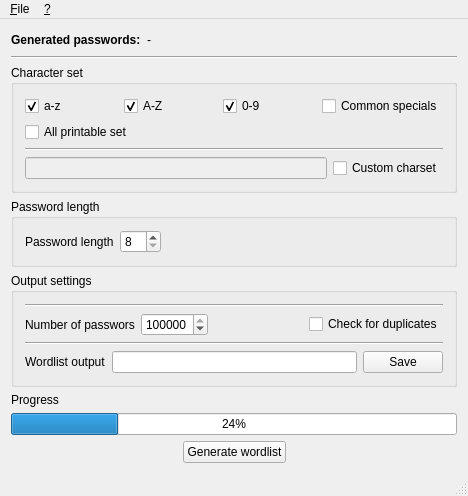
<?xml version="1.0" encoding="UTF-8"?>
<ui version="4.0">
 <class>MainWindow</class>
 <widget class="QMainWindow" name="MainWindow">
  <property name="geometry">
   <rect>
    <x>0</x>
    <y>0</y>
    <width>468</width>
    <height>482</height>
   </rect>
  </property>
  <property name="windowTitle">
   <string>Random Wordlist Generator</string>
  </property>
  <property name="windowIcon">
   <iconset resource="../res.qrc">
    <normaloff>:/images/res/icon.png</normaloff>:/images/res/icon.png</iconset>
  </property>
  <widget class="QWidget" name="centralWidget">
   <layout class="QVBoxLayout" name="verticalLayout_4">
    <item>
     <layout class="QHBoxLayout" name="horizontalLayout_3">
      <item>
       <widget class="QLabel" name="label_3">
        <property name="text">
         <string>&lt;html&gt;&lt;head/&gt;&lt;body&gt;&lt;p&gt;&lt;span style=&quot; font-weight:600;&quot;&gt;Generated passwords:&lt;/span&gt;&lt;/p&gt;&lt;/body&gt;&lt;/html&gt;</string>
        </property>
       </widget>
      </item>
      <item>
       <widget class="QLabel" name="label_Npass">
        <property name="text">
         <string>-</string>
        </property>
       </widget>
      </item>
      <item>
       <spacer name="horizontalSpacer_5">
        <property name="orientation">
         <enum>Qt::Horizontal</enum>
        </property>
        <property name="sizeHint" stdset="0">
         <size>
          <width>40</width>
          <height>20</height>
         </size>
        </property>
       </spacer>
      </item>
     </layout>
    </item>
    <item>
     <widget class="Line" name="line">
      <property name="orientation">
       <enum>Qt::Horizontal</enum>
      </property>
     </widget>
    </item>
    <item>
     <widget class="QGroupBox" name="groupBox">
      <property name="title">
       <string>Character set</string>
      </property>
      <layout class="QVBoxLayout" name="verticalLayout">
       <item>
        <layout class="QHBoxLayout" name="horizontalLayout">
         <item>
          <widget class="QCheckBox" name="checkaz">
           <property name="toolTip">
            <string>Caracters from a to z</string>
           </property>
           <property name="text">
            <string>a-z</string>
           </property>
           <property name="checked">
            <bool>true</bool>
           </property>
          </widget>
         </item>
         <item>
          <widget class="QCheckBox" name="checkAZ">
           <property name="toolTip">
            <string>Caracters from A to Z</string>
           </property>
           <property name="text">
            <string>A-Z</string>
           </property>
           <property name="checked">
            <bool>true</bool>
           </property>
          </widget>
         </item>
         <item>
          <widget class="QCheckBox" name="check09">
           <property name="toolTip">
            <string>Caracters from 0 to 9</string>
           </property>
           <property name="text">
            <string>0-9</string>
           </property>
           <property name="checked">
            <bool>true</bool>
           </property>
          </widget>
         </item>
         <item>
          <widget class="QCheckBox" name="checkCommon">
           <property name="toolTip">
            <string>' -_@?!'</string>
           </property>
           <property name="text">
            <string>Common specials</string>
           </property>
          </widget>
         </item>
        </layout>
       </item>
       <item>
        <widget class="QCheckBox" name="checkAll">
         <property name="toolTip">
          <string>All printable characters</string>
         </property>
         <property name="text">
          <string>All printable set</string>
         </property>
        </widget>
       </item>
       <item>
        <widget class="Line" name="line_4">
         <property name="orientation">
          <enum>Qt::Horizontal</enum>
         </property>
        </widget>
       </item>
       <item>
        <layout class="QHBoxLayout" name="horizontalLayout_6">
         <item>
          <widget class="QLineEdit" name="lineCustomSet">
           <property name="enabled">
            <bool>false</bool>
           </property>
          </widget>
         </item>
         <item>
          <widget class="QCheckBox" name="checkCustomChar">
           <property name="toolTip">
            <string>Custom characters</string>
           </property>
           <property name="text">
            <string>Custom charset</string>
           </property>
          </widget>
         </item>
        </layout>
       </item>
      </layout>
     </widget>
    </item>
    <item>
     <widget class="QGroupBox" name="groupBox_2">
      <property name="title">
       <string>Password length</string>
      </property>
      <layout class="QVBoxLayout" name="verticalLayout_2">
       <item>
        <layout class="QHBoxLayout" name="horizontalLayout_2">
         <item>
          <widget class="QLabel" name="label">
           <property name="text">
            <string>Password length</string>
           </property>
          </widget>
         </item>
         <item>
          <widget class="QSpinBox" name="spinMin">
           <property name="minimum">
            <number>8</number>
           </property>
           <property name="maximum">
            <number>64</number>
           </property>
          </widget>
         </item>
         <item>
          <spacer name="horizontalSpacer">
           <property name="orientation">
            <enum>Qt::Horizontal</enum>
           </property>
           <property name="sizeHint" stdset="0">
            <size>
             <width>40</width>
             <height>20</height>
            </size>
           </property>
          </spacer>
         </item>
        </layout>
       </item>
      </layout>
     </widget>
    </item>
    <item>
     <widget class="QGroupBox" name="groupBox_3">
      <property name="title">
       <string>Output settings</string>
      </property>
      <layout class="QVBoxLayout" name="verticalLayout_3">
       <item>
        <widget class="Line" name="line_2">
         <property name="orientation">
          <enum>Qt::Horizontal</enum>
         </property>
        </widget>
       </item>
       <item>
        <layout class="QHBoxLayout" name="horizontalLayout_4">
         <item>
          <widget class="QLabel" name="label_5">
           <property name="text">
            <string>Number of passwors</string>
           </property>
          </widget>
         </item>
         <item>
          <widget class="QSpinBox" name="spinNumber">
           <property name="minimum">
            <number>1</number>
           </property>
           <property name="maximum">
            <number>999999999</number>
           </property>
           <property name="singleStep">
            <number>10</number>
           </property>
           <property name="value">
            <number>100000</number>
           </property>
          </widget>
         </item>
         <item>
          <spacer name="horizontalSpacer_2">
           <property name="orientation">
            <enum>Qt::Horizontal</enum>
           </property>
           <property name="sizeHint" stdset="0">
            <size>
             <width>40</width>
             <height>20</height>
            </size>
           </property>
          </spacer>
         </item>
         <item>
          <widget class="QCheckBox" name="checkDuplicates">
           <property name="text">
            <string>Check for duplicates</string>
           </property>
          </widget>
         </item>
        </layout>
       </item>
       <item>
        <widget class="Line" name="line_3">
         <property name="orientation">
          <enum>Qt::Horizontal</enum>
         </property>
        </widget>
       </item>
       <item>
        <layout class="QHBoxLayout" name="horizontalLayout_7">
         <item>
          <widget class="QLabel" name="label_2">
           <property name="text">
            <string>Wordlist output</string>
           </property>
          </widget>
         </item>
         <item>
          <widget class="QLineEdit" name="lineSaveFile"/>
         </item>
         <item>
          <widget class="QPushButton" name="pushSave">
           <property name="text">
            <string>Save</string>
           </property>
          </widget>
         </item>
        </layout>
       </item>
      </layout>
     </widget>
    </item>
    <item>
     <spacer name="verticalSpacer">
      <property name="orientation">
       <enum>Qt::Vertical</enum>
      </property>
      <property name="sizeHint" stdset="0">
       <size>
        <width>20</width>
        <height>40</height>
       </size>
      </property>
     </spacer>
    </item>
    <item>
     <widget class="QLabel" name="label_6">
      <property name="text">
       <string>Progress</string>
      </property>
     </widget>
    </item>
    <item>
     <widget class="QProgressBar" name="progressBar">
      <property name="value">
       <number>24</number>
      </property>
     </widget>
    </item>
    <item>
     <layout class="QHBoxLayout" name="horizontalLayout_5">
      <item>
       <spacer name="horizontalSpacer_3">
        <property name="orientation">
         <enum>Qt::Horizontal</enum>
        </property>
        <property name="sizeHint" stdset="0">
         <size>
          <width>40</width>
          <height>20</height>
         </size>
        </property>
       </spacer>
      </item>
      <item>
       <widget class="QPushButton" name="pushGenerate">
        <property name="text">
         <string>Generate wordlist</string>
        </property>
       </widget>
      </item>
      <item>
       <spacer name="horizontalSpacer_4">
        <property name="orientation">
         <enum>Qt::Horizontal</enum>
        </property>
        <property name="sizeHint" stdset="0">
         <size>
          <width>40</width>
          <height>20</height>
         </size>
        </property>
       </spacer>
      </item>
     </layout>
    </item>
   </layout>
  </widget>
  <widget class="QMenuBar" name="menuBar">
   <property name="geometry">
    <rect>
     <x>0</x>
     <y>0</y>
     <width>468</width>
     <height>21</height>
    </rect>
   </property>
   <widget class="QMenu" name="menu_File">
    <property name="title">
     <string>&amp;File</string>
    </property>
    <addaction name="action_Close"/>
   </widget>
   <widget class="QMenu" name="menu">
    <property name="title">
     <string>&amp;?</string>
    </property>
    <addaction name="action_About"/>
   </widget>
   <addaction name="menu_File"/>
   <addaction name="menu"/>
  </widget>
  <widget class="QStatusBar" name="statusBar"/>
  <action name="action_Close">
   <property name="text">
    <string>&amp;Close</string>
   </property>
  </action>
  <action name="action_About">
   <property name="text">
    <string>&amp;About</string>
   </property>
  </action>
 </widget>
 <layoutdefault spacing="6" margin="11"/>
 <resources>
  <include location="../res.qrc"/>
 </resources>
 <connections/>
</ui>
